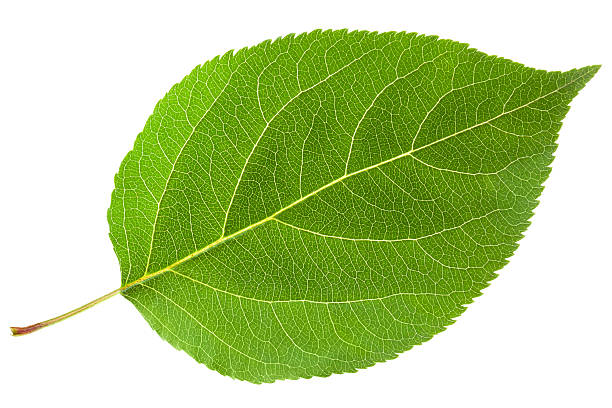
#> input picture gorevler/gorev7/yaprakyesil.jpg, 612 x 408 px, found by its file name
$ python gorev7.py
#> lines starting #> are read from the running program, lines starting #| are printed output that depends on the picture; after the words box and inside, x2 and y2 are one past the last pixel; in counts of white or black regions, pixels touching at a corner belong together
import cv2
import numpy as np
from matplotlib import pyplot as plt

# 1. Görseli oku
img = cv2.imread("C:/Users/Asus/Desktop/KURSLARIM/BTK/Git_GitHub/ai_lab/gorevler/gorev7/yaprakyesil.jpg")
#> img is the input picture: shape (408, 612, 3); mean B, G, R 141.2, 205.8, 181.8
gray = cv2.cvtColor(img, cv2.COLOR_BGR2GRAY)

# 2. Threshold ile ikili görüntü oluştur
ret, thresh = cv2.threshold(gray, 0, 255, cv2.THRESH_BINARY_INV + cv2.THRESH_OTSU)
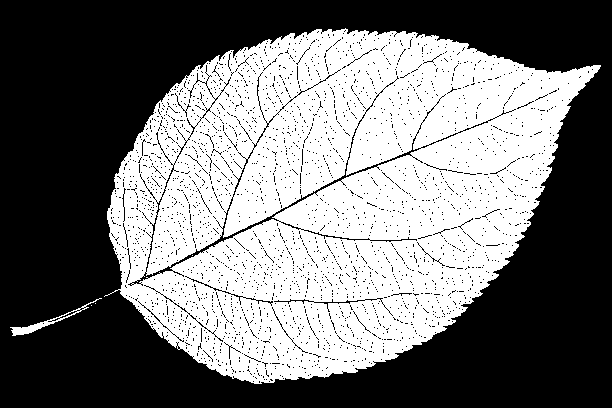
#> thresh: shape (408, 612); 46.2% white; 5 white regions (3 under 20 px), largest, box (x1, y1, x2, y2) and area: (104, 28, 601, 384) 114848, (10, 298, 102, 336) 408
#> ret = 186

# 3. Gürültüyü temizlemek için morfolojik açma (erosion + dilation)
kernel = np.ones((3, 3), np.uint8)
opening = cv2.morphologyEx(thresh, cv2.MORPH_OPEN, kernel, iterations=2)
#> opening: shape (408, 612); 41.4% white; 28 white regions, largest, box (x1, y1, x2, y2) and area: (121, 30, 599, 381) 97725, (110, 107, 204, 282) 3943, (167, 107, 185, 138) 319

# 4. Arka planı belirle (dilate edilmiş alan)
sure_bg = cv2.dilate(opening, kernel, iterations=3)
#> sure_bg: shape (408, 612); 50.3% white; 13 black regions (9 under 20 px), largest, box (x1, y1, x2, y2) and area: (0, 0, 612, 408) 123793, (146, 180, 163, 214) 161, (213, 84, 222, 94) 41, (160, 157, 167, 164) 24

# 5. Ön planı (nesneleri) bulmak için distance transform kullan
dist_transform = cv2.distanceTransform(opening, cv2.DIST_L2, 5)
ret, sure_fg = cv2.threshold(dist_transform, 0.7 * dist_transform.max(), 255, 0)
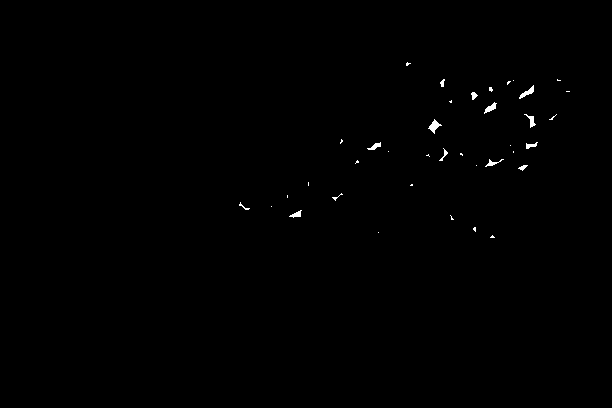
#> sure_fg: shape (408, 612) float32; 0.31% white; 38 white regions (25 under 20 px), largest, box (x1, y1, x2, y2) and area: (428, 119, 442, 134) 86, (519, 85, 534, 99) 74, (484, 102, 497, 114) 66
#> ret = 7.69

# 6. Bilinmeyen alanları bul
sure_fg = np.uint8(sure_fg)
unknown = cv2.subtract(sure_bg, sure_fg)
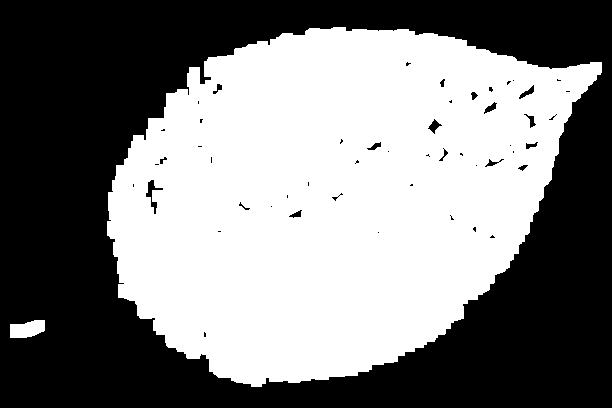
#> unknown: shape (408, 612); 50% white; 2 white regions, box (x1, y1, x2, y2) and area: (107, 27, 602, 387) 124355, (10, 320, 45, 338) 493

# 7. Marker'ları (etiketli bölgeler) oluştur
ret, markers = cv2.connectedComponents(sure_fg)
#> markers: shape (408, 612) int32; 39 distinct labels, from 0 to 38
#> ret = 39

# 8. Bilinmeyen alanları 0 yap
markers = markers + 1
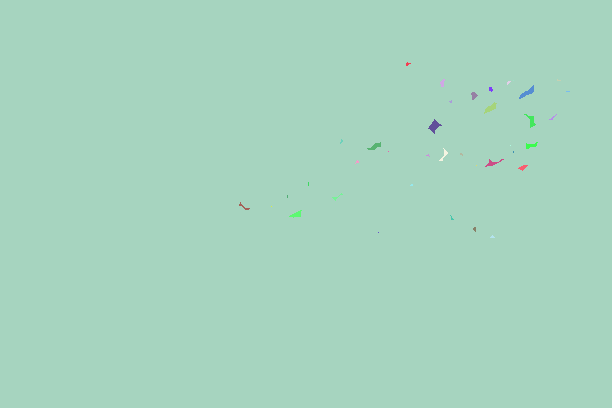
#> markers: shape (408, 612) int32; 39 distinct labels, from 1 to 39; one colour per label, 0 black
markers[unknown == 255] = 0
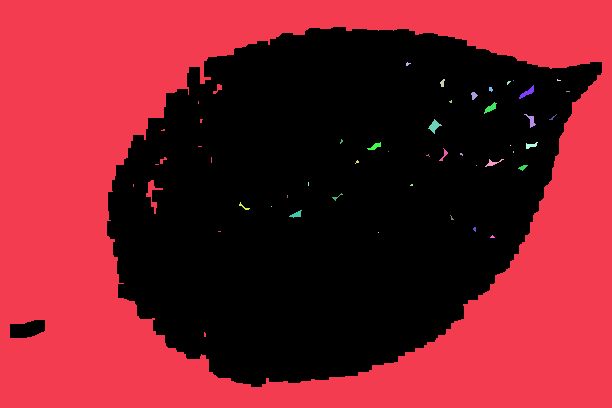
#> markers: shape (408, 612) int32; 40 distinct labels, from 0 to 39; one colour per label, 0 black

# 9. Watershed uygula
markers = cv2.watershed(img, markers)
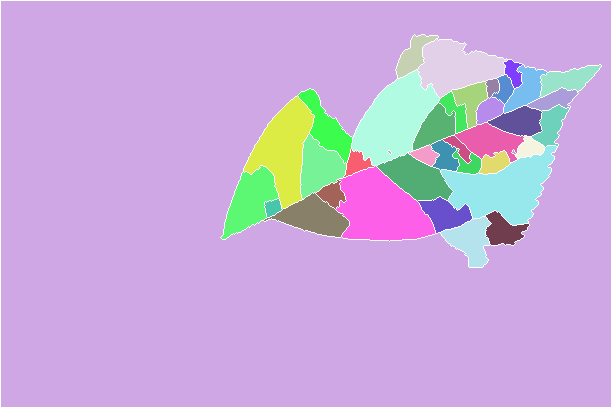
#> markers: shape (408, 612) int32; 40 distinct labels, from -1 to 39; one colour per label, 0 black, -1 white

# 10. Sınır çizgilerini kırmızı yap (piksel değeri -1 olanlar)
img[markers == -1] = [0, 0, 255]
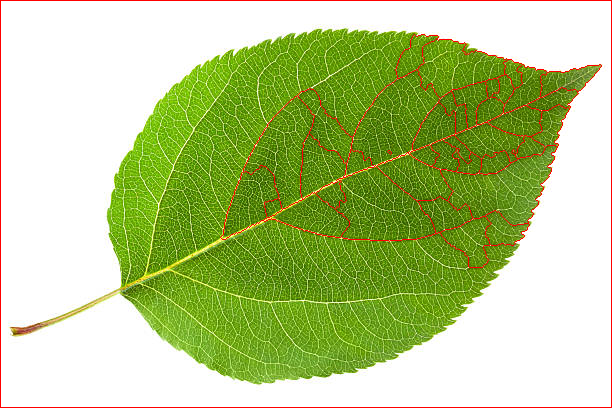
#> img: shape (408, 612, 3); 2.05% of pixels changed, all inside (x1, y1, x2, y2) = (0, 0, 612, 408)

# 11. Görseli göster
plt.figure(figsize=(10, 5))
plt.imshow(cv2.cvtColor(img, cv2.COLOR_BGR2RGB))
cv2.imwrite("watershed_sonucu.jpg", img)
plt.title('Watershed Sonucu')
plt.axis('off')
plt.show()
